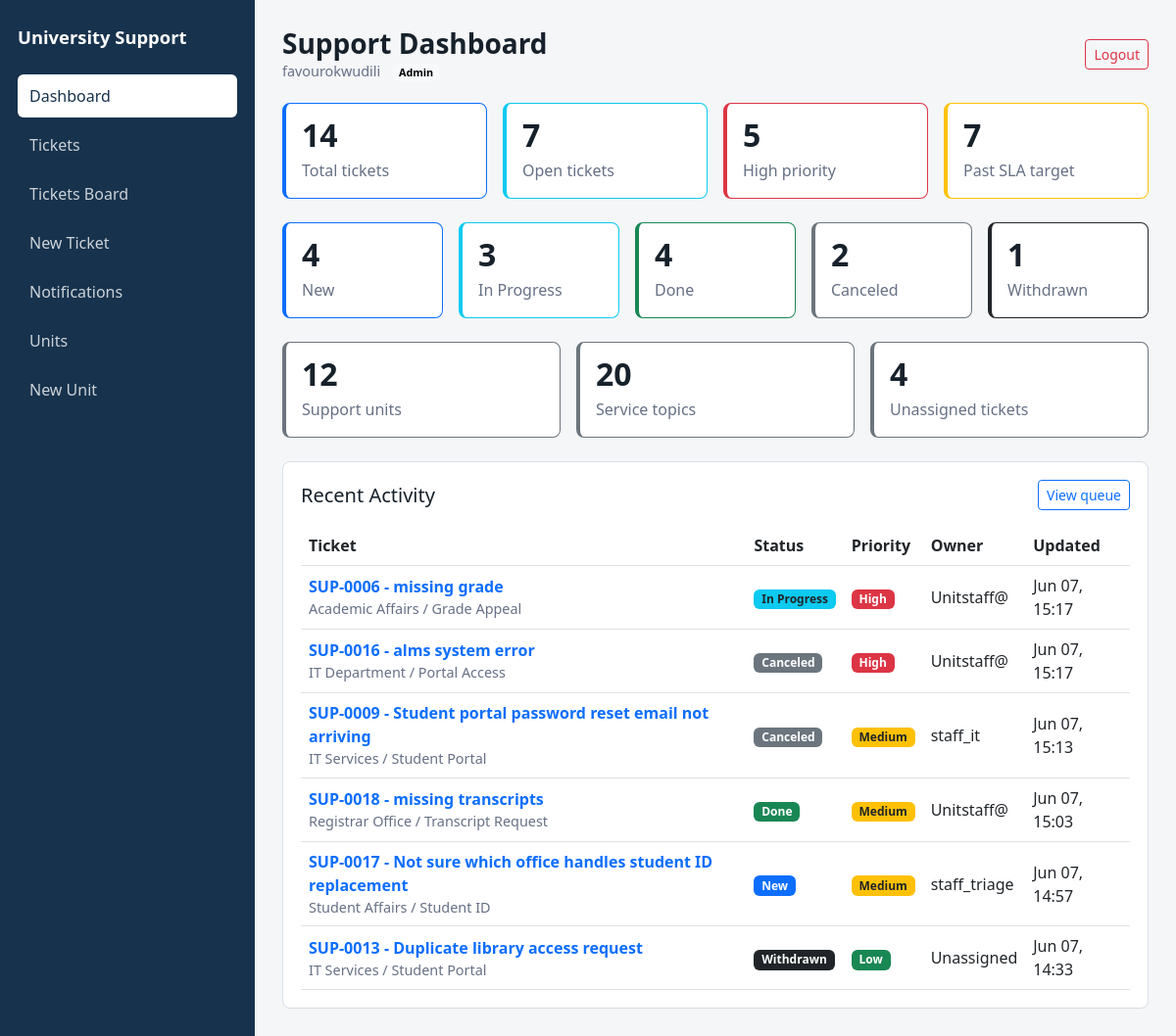
/api/ui/dashboard/ (signed in), run on an earlier commit of the app's database.
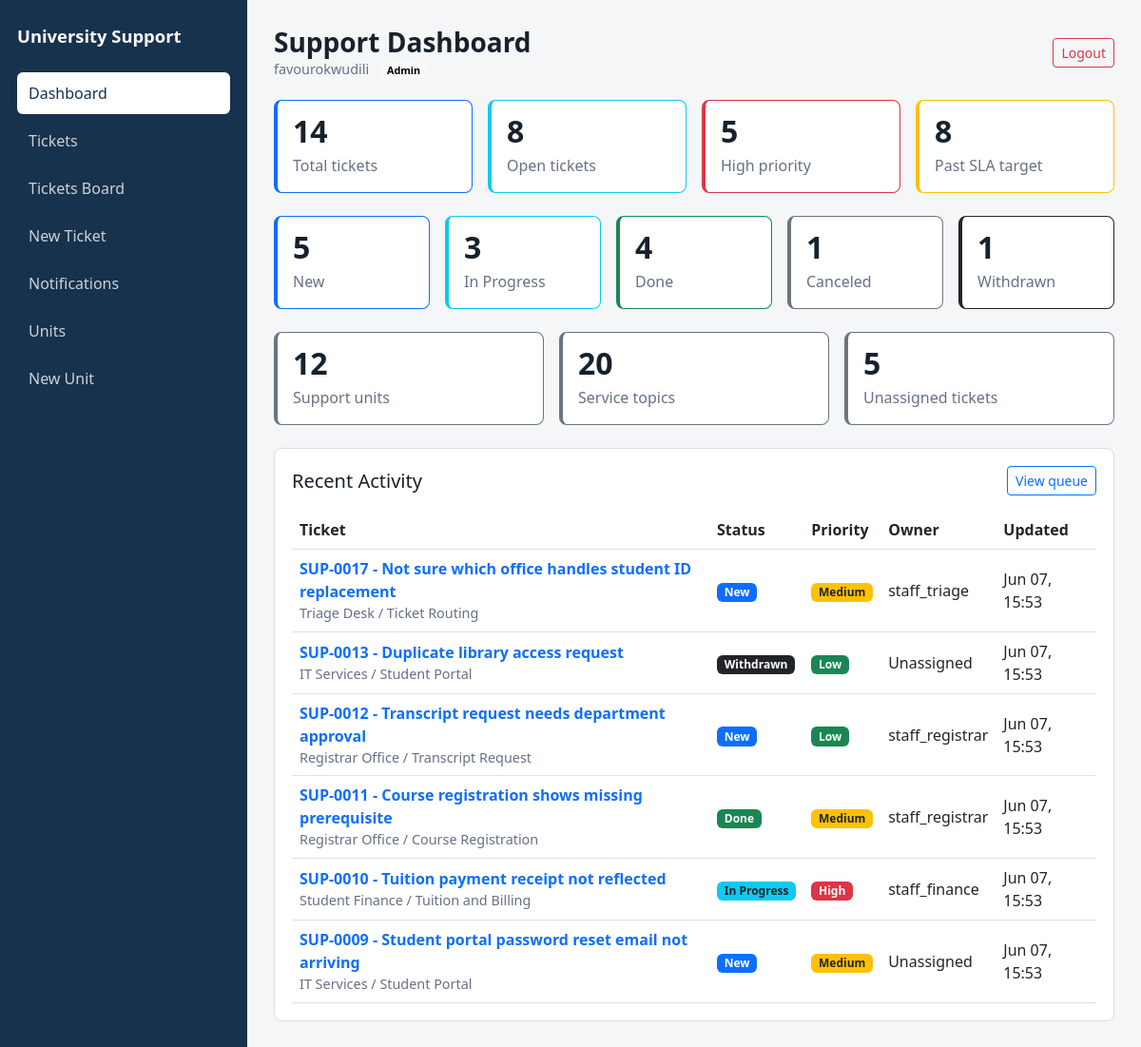
And on a later commit of the database.
### tickets/models.py (models this page shows, shortened)
class Ticket(models.Model):
    STATUS_CHOICES = [
        ('new', 'New'),
        ('in_progress', 'In Progress'),
        ('done', 'Done'),
        ('canceled', 'Canceled'),
        ('withdrawn', 'Withdrawn'),
    ]
    PRIORITY_CHOICES = [
        ('low', 'Low'),
        ('medium', 'Medium'),
        ('high', 'High'),
    ]
    unit = models.ForeignKey(Unit, on_delete=models.CASCADE, related_name='tickets')
    topic = models.ForeignKey(Topic, on_delete=models.CASCADE, related_name='tickets')
    created_by = models.ForeignKey(User, on_delete=models.CASCADE, related_name='created_tickets')
    assigned_to = models.ForeignKey(
        User,
        on_delete=models.SET_NULL,
        related_name='assigned_tickets',
        null=True,
        blank=True,
    )
    title = models.CharField(max_length=255)
    description = models.TextField()
    contact_email = models.EmailField(blank=True)
    status = models.CharField(max_length=20, choices=STATUS_CHOICES, default='new')
    priority = models.CharField(max_length=20, choices=PRIORITY_CHOICES, default='medium')
    created_at = models.DateTimeField(auto_now_add=True)
    updated_at = models.DateTimeField(auto_now=True)
    @property
    def ticket_number(self):
        if not self.id:
            return 'SUP-DRAFT'
        return f'SUP-{self.id:04d}'
    @property
    def sla_due_at(self):
        hours = SLA_HOURS_BY_PRIORITY.get(self.priority, 24)
        return self.created_at + timezone.timedelta(hours=hours)
    @property
    def is_open(self):
        return self.status in ['new', 'in_progress']
    @property
    def is_sla_breached(self):
        return self.is_open and timezone.now() > self.sla_due_at
    @property
    def status_badge_class(self):
        return {
            'new': 'bg-primary',
            'in_progress': 'bg-info text-dark',
            'done': 'bg-success',
            'canceled': 'bg-secondary',
            'withdrawn': 'bg-dark',
        }.get(self.status, 'bg-secondary')
    @property
    def priority_badge_class(self):
        return {
            'high': 'bg-danger',
            'medium': 'bg-warning text-dark',
            'low': 'bg-success',
        }.get(self.priority, 'bg-secondary')

class Unit(models.Model):
    name = models.CharField(max_length=255)
    description = models.TextField(blank=True, null=True)
    parent = models.ForeignKey('self', null=True, blank=True, on_delete=models.CASCADE)

class Topic(models.Model):
    unit = models.ForeignKey(Unit, on_delete=models.CASCADE, related_name='topics')
    name = models.CharField(max_length=255)
    description = models.TextField(blank=True, null=True)

### tickets/views.py (the view)
# urls.py: path('ui/dashboard/', views.dashboard_page, name='dashboard'),
def dashboard_page(request):
    if not request.user.is_authenticated:
        return redirect('/api/login/')
    role = get_user_role(request.user)
    tickets = visible_tickets_for(request.user)
    open_tickets = tickets.filter(status__in=['new', 'in_progress'])
    sla_risk_count = sum(1 for ticket in open_tickets if ticket.is_sla_breached)
    recent_tickets = tickets.order_by('-updated_at')[:6]
    return render(request, 'tickets/dashboard.html', {
        'role': role,
        'hide_user_identity': request.user.username == 'admin_demo',
        'total_units': Unit.objects.count(),
        'total_topics': Topic.objects.count(),
        'total_tickets': tickets.count(),
        'open_tickets': open_tickets.count(),
        'high_priority': open_tickets.filter(priority='high').count(),
        'sla_risk_count': sla_risk_count,
        'unassigned_tickets': tickets.filter(assigned_to__isnull=True).count(),
        'status_cards': status_cards_for(tickets),
        'recent_tickets': recent_tickets,
    })

### tickets/context_processors.py (called while the page is built)
def notifications(request):
    if request.user.is_authenticated:
        return {
            'unread_notifications_count': request.user.notifications.filter(is_read=False).count()
        }
    return {'unread_notifications_count': 0}

### tickets/views.py (called while the page is built)
def get_user_role(user):
    if not user.is_authenticated:
        return ''
    return user.groups.first().name if user.groups.exists() else ''

def visible_tickets_for(user):
    tickets = Ticket.objects.select_related(
        'unit',
        'topic',
        'created_by',
        'assigned_to',
    )
    role = get_user_role(user)
    if role == 'Student':
        return tickets.filter(created_by=user)
    if role == 'Unit Staff' and not user.is_staff:
        return tickets.filter(Q(assigned_to=user) | Q(assigned_to__isnull=True))
    return tickets

### tickets/templates/tickets/dashboard.html (shortened to what this page needs)
{% extends "tickets/base.html" %}
{% block page_title %}Support Dashboard{% endblock %}
{% block content %}
<div class="row g-3 mb-4">
    <div class="col-md-3">
        <div class="metric border-primary">
            <div class="metric-value">{{ total_tickets }}</div>
            <div class="metric-label">Total tickets</div>
        </div>
    </div>
    <div class="col-md-3">
        <div class="metric border-info">
            <div class="metric-value">{{ open_tickets }}</div>
            <div class="metric-label">Open tickets</div>
        </div>
    </div>
    <div class="col-md-3">
        <div class="metric border-danger">
            <div class="metric-value">{{ high_priority }}</div>
            <div class="metric-label">High priority</div>
        </div>
    </div>
    <div class="col-md-3">
        <div class="metric border-warning">
            <div class="metric-value">{{ sla_risk_count }}</div>
            <div class="metric-label">Past SLA target</div>
        </div>
    </div>
</div>
<div class="row g-3 mb-4">
    {% for card in status_cards %}
        <div class="col-md">
            <div class="metric {{ card.class }}">
                <div class="metric-value">{{ card.count }}</div>
                <div class="metric-label">{{ card.label }}</div>
            </div>
        </div>
    {% endfor %}
</div>
{% if role != "Student" %}
<div class="row g-3 mb-4">
    <div class="col-md-4">
        <div class="metric border-secondary">
            <div class="metric-value">{{ total_units }}</div>
            <div class="metric-label">Support units</div>
        </div>
    </div>
    <div class="col-md-4">
        <div class="metric border-secondary">
            <div class="metric-value">{{ total_topics }}</div>
            <div class="metric-label">Service topics</div>
        </div>
    </div>
    <div class="col-md-4">
        <div class="metric border-secondary">
            <div class="metric-value">{{ unassigned_tickets }}</div>
            <div class="metric-label">Unassigned tickets</div>
        </div>
    </div>
</div>
{% endif %}
<section class="surface">
    <div class="d-flex justify-content-between align-items-center mb-3">
        <h2 class="h5 mb-0">Recent Activity</h2>
        <a href="/api/ui/tickets/" class="btn btn-outline-primary btn-sm">View queue</a>
    </div>
    {% if recent_tickets %}
        <div class="table-responsive">
            <table class="table table-hover align-middle mb-0">
                <thead>
                    <tr>
                        <th>Ticket</th>
                        <th>Status</th>
                        <th>Priority</th>
                        <th>Owner</th>
                        <th>Updated</th>
                    </tr>
                </thead>
                <tbody>
                    {% for ticket in recent_tickets %}
                        <tr>
                            <td>
                                <a href="/api/ui/tickets/{{ ticket.id }}/" class="fw-semibold text-decoration-none">
                                    {{ ticket.ticket_number }} - {{ ticket.title }}
                                </a>
                                <div class="muted-small">{{ ticket.unit.name }} / {{ ticket.topic.name }}</div>
                            </td>
                            <td><span class="badge {{ ticket.status_badge_class }}">{{ ticket.get_status_display }}</span></td>
                            <td><span class="badge {{ ticket.priority_badge_class }}">{{ ticket.get_priority_display }}</span></td>
                            <td>{{ ticket.assigned_to.username|default:"Unassigned" }}</td>
                            <td>{{ ticket.updated_at|date:"M d, H:i" }}</td>
                        </tr>
                    {% endfor %}
                </tbody>
            </table>
        </div>
    {% else %}
        <p class="mb-0 text-muted">No tickets available.</p>
    {% endif %}
</section>
{% endblock %}

What changed in the data, as far as the page shows it:
no longer on this page (row unchanged): Ticket: ticket_number "SUP-0006", title "missing grade", unit.name "Academic Affairs", topic.name "Grade Appeal", status "In Progress", priority "High", assigned_to.username "Unitstaff@", updated_at "Jun 07, 15:17"
no longer on this page (row unchanged): Ticket: ticket_number "SUP-0016", title "alms system error", unit.name "IT Department", topic.name "Portal Access", status "Canceled", priority "High", assigned_to.username "Unitstaff@", updated_at "Jun 07, 15:17"
no longer on this page (row unchanged): Ticket: ticket_number "SUP-0018", title "missing transcripts", unit.name "Registrar Office", topic.name "Transcript Request", status "Done", priority "Medium", assigned_to.username "Unitstaff@", updated_at "Jun 07, 15:03"
changed Ticket "SUP-0017": unit.name "Student Affairs" → "Triage Desk"; topic.name "Student ID" → "Ticket Routing"; updated_at "Jun 07, 14:57" → "Jun 07, 15:53"
changed Ticket "SUP-0013": updated_at "Jun 07, 14:33" → "Jun 07, 15:53"
now on this page (row edited): Ticket: ticket_number "SUP-0012", title "Transcript request needs department approval", unit.name "Registrar Office", topic.name "Transcript Request", status "New", priority "Low", assigned_to.username "staff_registrar", updated_at "Jun 07, 15:53"
now on this page (row edited): Ticket: ticket_number "SUP-0011", title "Course registration shows missing prerequisite", unit.name "Registrar Office", topic.name "Course Registration", status "Done", priority "Medium", assigned_to.username "staff_registrar", updated_at "Jun 07, 15:53"
now on this page (row edited): Ticket: ticket_number "SUP-0010", title "Tuition payment receipt not reflected", unit.name "Student Finance", topic.name "Tuition and Billing", status "In Progress", priority "High", assigned_to.username "staff_finance", updated_at "Jun 07, 15:53"
changed Ticket "SUP-0009": status "Canceled" → "New"; assigned_to.username "staff_it" → "Unassigned"; updated_at "Jun 07, 15:13" → "Jun 07, 15:53"; moves down the list
Also different on the page:
{{ open_tickets }}: "7" → "8"
{{ sla_risk_count }}: "7" → "8"
{{ unassigned_tickets }}: "4" → "5"
new list line: "5 New"
new list line: "1 Canceled"
list line gone: "4 New"
list line gone: "2 Canceled"
